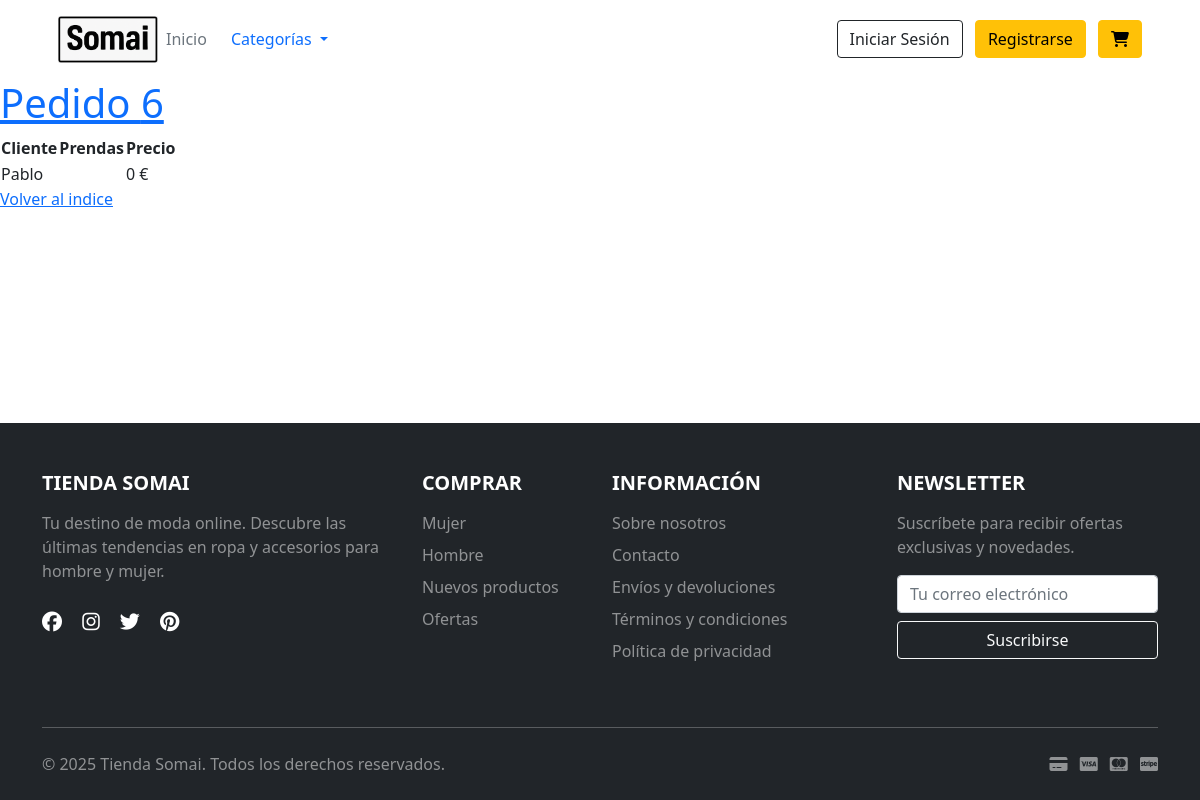
Page /pedidos/ on the earlier database version.
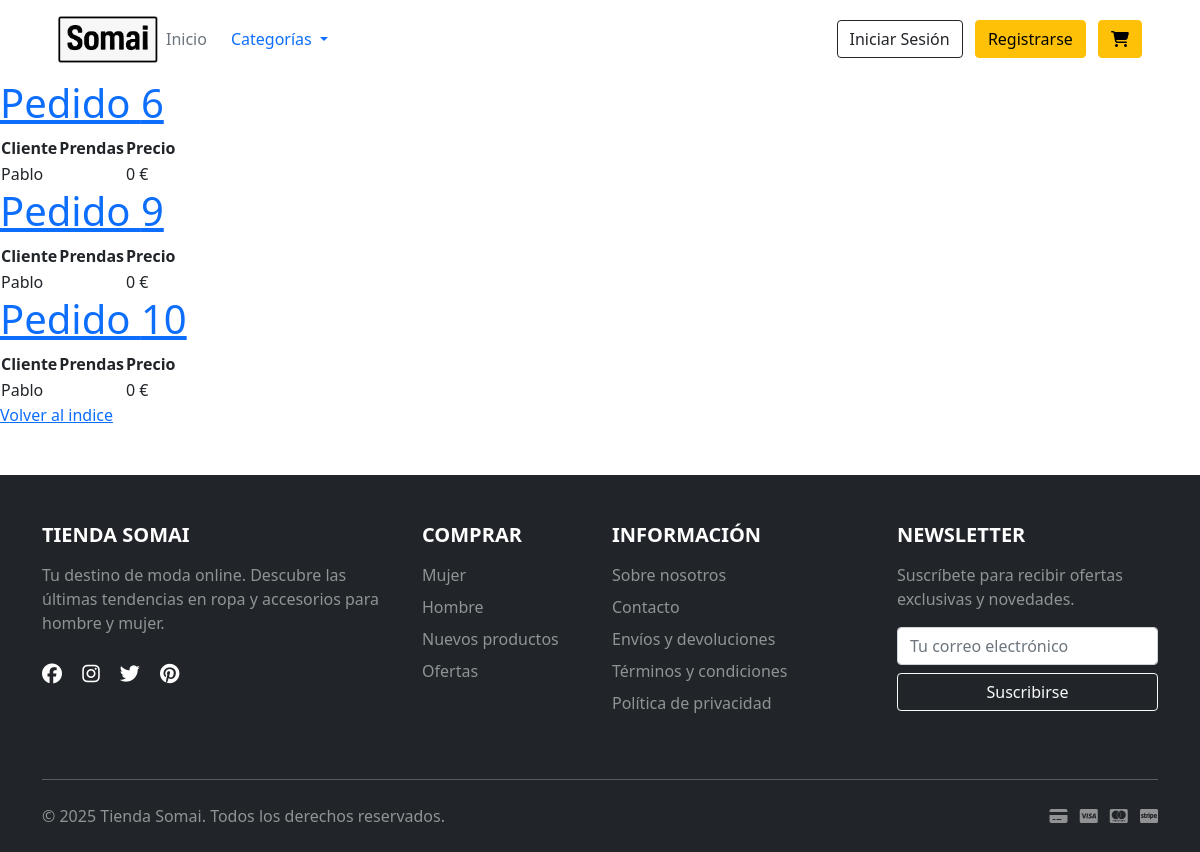
Same page on the later database version.
### tiendaApp/models.py (models this page shows, shortened)
class Pedido(models.Model):
    ESTADO_CHOICES = [
        ('carrito', 'Carrito'),
        ('pendiente', 'Pendiente'),
        ('procesado', 'Procesado'),
        ('enviado', 'Enviado'),
        ('entregado', 'Entregado'),
        ('cancelado', 'Cancelado'),
    ]
    precio_total = models.DecimalField(max_digits=10, decimal_places=2, default=0)
    fecha = models.DateField(auto_now_add=True, null=True)
    cliente = models.ForeignKey(Cliente, on_delete=models.CASCADE, related_name='pedidos', null=True, blank=True)
    estado = models.CharField(max_length=20, choices=ESTADO_CHOICES, default='carrito')
    stripe_checkout_session_id = models.CharField(max_length=255, blank=True, null=True)
    stripe_payment_intent_id = models.CharField(max_length=255, blank=True, null=True)
    pagado = models.BooleanField(default=False)
    class Meta:
        verbose_name = "Pedido"
        verbose_name_plural = "Pedidos"

class Cliente(models.Model):
    nombre = models.CharField(max_length=100)
    apellido = models.CharField(max_length=100)
    email = models.CharField(max_length=100, unique=True)
    password = models.CharField(max_length=100, blank=True, null=True)
    class Meta: #Para visualizar el nombre en singular y plural del modelo en ADMIN
        verbose_name = "Cliente"
        verbose_name_plural = "Clientes"
    def __str__(self):
        return self.nombre

### tiendaApp/views.py (the view)
# urls.py: path('pedidos/', views.PedidoListView.as_view(), name='lista_pedidos'),
class PedidoListView(ListView):
    model = Pedido
    context_object_name = "pedidos"
    template_name = "pedidos/lista_pedidos.html"

### tiendaApp/auth_utils.py (called while the page is built)
def obtener_cliente_por_token(request):
    token = request.session.get('auth_token')
    if token:
        return validar_token(token)
    return None

### tiendaApp/carrito.py (called while the page is built, shortened)
    def __len__(self):
        return sum(item['cantidad'] for item in self.carrito.values())

    def get_total_precio(self):
        total = Decimal('0')
        return total

### tiendaApp/context_processor.py (called while the page is built)
def categorias_processor(request):
    categorias = Categoria.objects.all()
    return {
        "categorias": categorias
    }

def carrito_processor(request):
    carrito = Carrito(request)
    return {
        'carrito_total_items': len(carrito),
        'carrito_precio_total': carrito.get_total_precio()
    }

def cliente_logueado(request):
    cliente = obtener_cliente_por_token(request)
    if not cliente:
        request.session.pop('auth_token', None)
        request.session.pop('cliente_id', None)
    return {"cliente": cliente}

### tiendaApp/templates/pedidos/lista_pedidos.html (shortened to what this page needs)
{% extends 'base.html'%}
{%block content %}
{% for pedido in pedidos %}
<a href="{% url 'detalles_pedido' pedido.id %}">
    <h1>Pedido {{ pedido.id }}</h1>
</a>
<table>
    <tr>
        <th>Cliente</th>
        <th>Prendas</th>
        <th>Precio</th>
    </tr>
    <tr>
        <td>{{ pedido.cliente }}</td>
        <td>
        </td>
        <td>{{ pedido.precio| default:"0"}} €</td>
    </tr>
</table>
{% endfor %}
<a href="{% url 'listaTienda' %}">Volver al indice</a>
{% endblock%}

### tiendaApp/templates/base.html (shortened to what this page needs)
{% load static %}
<!DOCTYPE html>
<html lang="es">
<head>
    <link href="https://cdn.jsdelivr.net/npm/bootstrap@5.0.2/dist/css/bootstrap.min.css" rel="stylesheet"
>
    <link rel="stylesheet" href="https://cdnjs.cloudflare.com/ajax/libs/font-awesome/6.5.0/css/all.min.css">
</head>
<body>
    {% block header%}
    {% include "components/header/header.html" %}
    {% endblock %}
    <div class="content-wrapper">
        {%block content %}
        {% endblock %}
    </div>
    {% block footer%}
    {% include "components/footer/footer.html" %}
    {% endblock %}
</body>
</html>

### tiendaApp/templates/components/header/header.html (shortened to what this page needs)
<header class="container">
  <div class="p-3">
    <div class="d-flex flex-wrap align-items-center justify-content-center justify-content-lg-start">
      <a href="{% url 'home' %}" class="d-flex align-items-center mb-2 mb-lg-0 text-white text-decoration-none">
        <img src="../../../static/images/Somai.png" alt=" tienda" style="max-width: 100px" />
      </a>
      <ul class="nav col-12 col-lg-auto me-lg-auto mb-2 justify-content-center mb-md-0">
        <li><a href="{% url 'home' %}" class="nav-link px-2 text-secondary">Inicio</a></li>
        <li class="nav-item dropdown">
          <a class="nav-link dropdown-toggle" role="button" data-bs-toggle="dropdown" aria-expanded="false">
            Categorías
          </a>
        </li>
      </ul>
      <div class="text-end">
        {% if cliente == None %}
        <a href="{% url 'login' %}" class="btn btn-outline-dark me-2">
          Iniciar Sesión
        </a>
        <a href="{% url 'signup' %}" class="btn btn-warning me-2">
          Registrarse
        </a>
        {% endif %}
        <a href="{% url 'ver_carrito' %}" class="btn btn-warning position-relative">
          <i class="fa-solid fa-cart-shopping"></i>
        </a>
      </div>
    </div>
  </div>
</header>

### tiendaApp/templates/components/footer/footer.html (shortened to what this page needs)
{% load static %}
<footer class="bg-dark text-white pt-5 pb-4 mt-5">
    <div class="container">
        <div class="row">
            <div class="col-lg-4 col-md-6 mb-4">
                <h5 class="text-uppercase mb-3 fw-bold">Tienda Somai</h5>
                <p class="text-white-50">
                    Tu destino de moda online. Descubre las últimas tendencias en ropa y accesorios para hombre y mujer.
                </p>
                <div class="mt-4">
                    <a href="#" class="text-white me-3 fs-5"><i class="fab fa-facebook"></i></a>
                    <a href="#" class="text-white me-3 fs-5"><i class="fab fa-instagram"></i></a>
                    <a href="#" class="text-white me-3 fs-5"><i class="fab fa-twitter"></i></a>
                    <a href="#" class="text-white fs-5"><i class="fab fa-pinterest"></i></a>
                </div>
            </div>
            <div class="col-lg-2 col-md-6 mb-4">
                <h5 class="text-uppercase mb-3 fw-bold">Comprar</h5>
                <ul class="list-unstyled">
                    <li class="mb-2">
                        <a href="/categorias/1" class="text-white-50 text-decoration-none">Mujer</a>
                    </li>
                    <li class="mb-2">
                        <a href="/categorias/2" class="text-white-50 text-decoration-none">Hombre</a>
                    </li>
                    <li class="mb-2">
                        <a href="#" class="text-white-50 text-decoration-none">Nuevos productos</a>
                    </li>
                    <li class="mb-2">
                        <a href="#" class="text-white-50 text-decoration-none">Ofertas</a>
                    </li>
                </ul>
            </div>
            <div class="col-lg-3 col-md-6 mb-4">
                <h5 class="text-uppercase mb-3 fw-bold">Información</h5>
                <ul class="list-unstyled">
                    <li class="mb-2">
                        <a href="#" class="text-white-50 text-decoration-none">Sobre nosotros</a>
                    </li>
                    <li class="mb-2">
                        <a href="#" class="text-white-50 text-decoration-none">Contacto</a>
                    </li>
                    <li class="mb-2">
                        <a href="#" class="text-white-50 text-decoration-none">Envíos y devoluciones</a>
                    </li>
                    <li class="mb-2">
                        <a href="#" class="text-white-50 text-decoration-none">Términos y condiciones</a>
                    </li>
                    <li class="mb-2">
                        <a href="#" class="text-white-50 text-decoration-none">Política de privacidad</a>
                    </li>
                </ul>
            </div>
            <div class="col-lg-3 col-md-6 mb-4">
                <h5 class="text-uppercase mb-3 fw-bold">Newsletter</h5>
                <p class="text-white-50 mb-3">Suscríbete para recibir ofertas exclusivas y novedades.</p>
                <form class="d-flex flex-column">
                    <input type="email" class="form-control mb-2" placeholder="Tu correo electrónico" required>
                    <button type="submit" class="btn btn-outline-light">Suscribirse</button>
                </form>
            </div>
        </div>
        <hr class="bg-white-50 my-4">
        <div class="row">
            <div class="col-md-6 text-center text-md-start">
                <p class="text-white-50 mb-0">
                    © 2025 Tienda Somai. Todos los derechos reservados.
                </p>
            </div>
            <div class="col-md-6 text-center text-md-end">
                <p class="text-white-50 mb-0">
                    <i class="fas fa-credit-card me-2"></i>
                    <i class="fab fa-cc-visa me-2"></i>
                    <i class="fab fa-cc-mastercard me-2"></i>
                    <i class="fab fa-cc-stripe"></i>
                </p>
            </div>
        </div>
    </div>
</footer>

### tiendaApp/templates/base.html (style rules this page uses)
html, body { height: 100%; margin: 0; }
body { display: flex; flex-direction: column; }
.content-wrapper { flex: 1 0 auto; }
footer { flex-shrink: 0; }

Differences in the rows shown:
added Pedido: id "9", cliente "Pablo", precio "0"
added Pedido: id "10", cliente "Pablo", precio "0"
